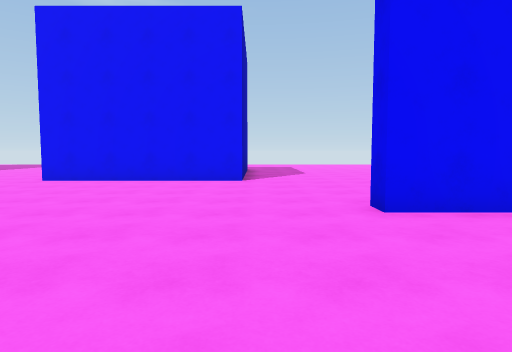
[1] (above)

24 first-person views from a walk through a Unity game level. The camera is 1.4 m above the floor, tilts 4° down and sees 75° across. The floor is counted in squares, 2 m on a side. Each view is taken from the middle of a square. On the plan, view 1 faces up. The plan holds only what a view shows up to about 10 squares ahead; the rest is blank. The place goes on beyond the plan. The player is left out.

[2]
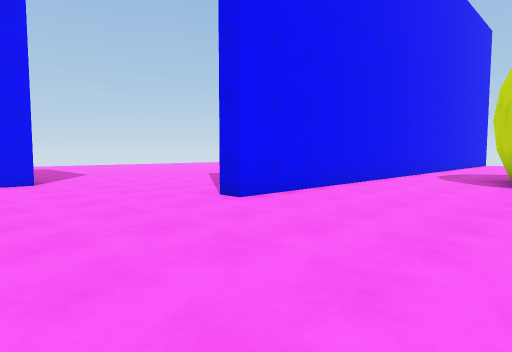

[3]
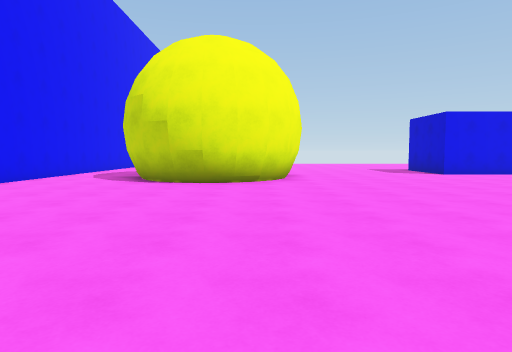

[4]
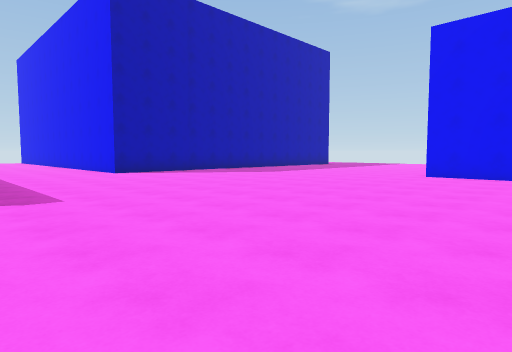

[5]
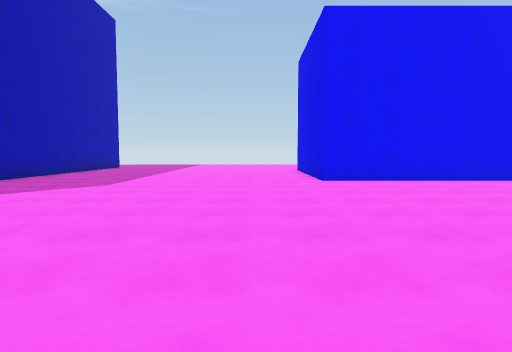

[6]
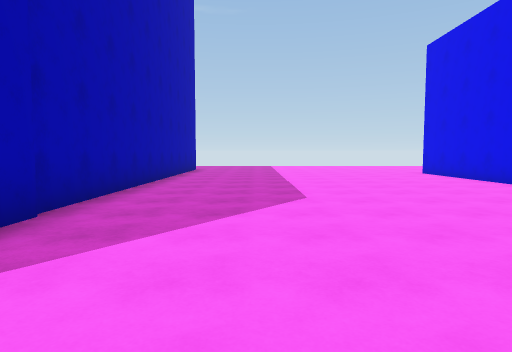

[7]
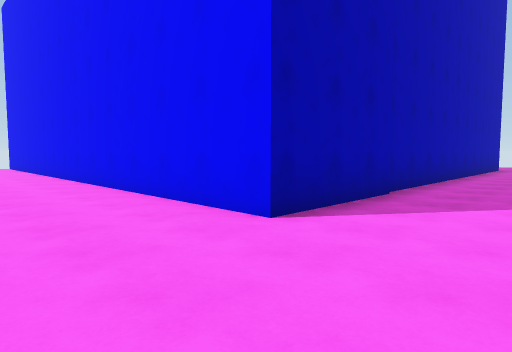

[8]
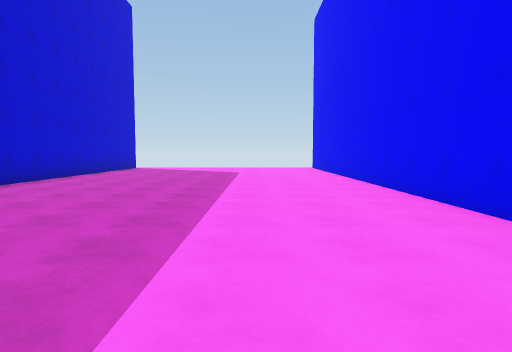

[9]
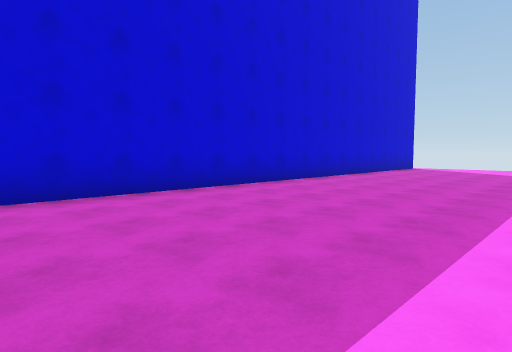

[10]
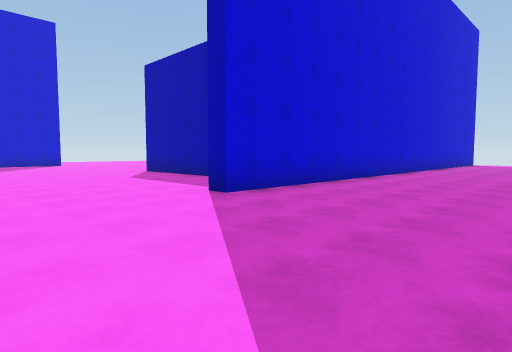

[11]
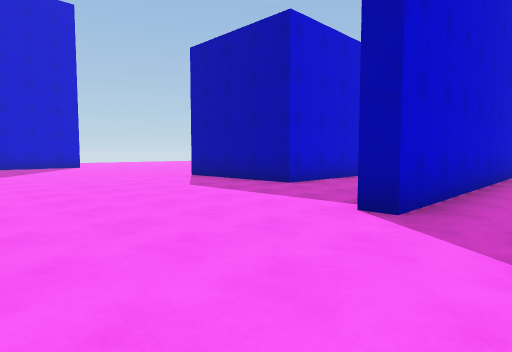

[12]
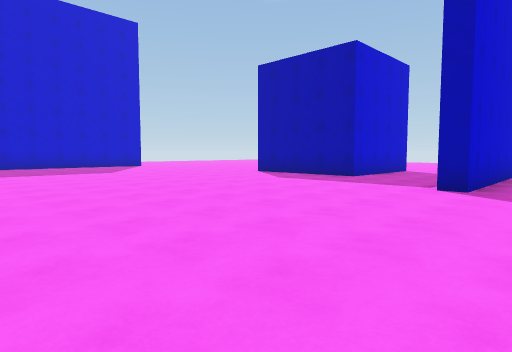

[13]
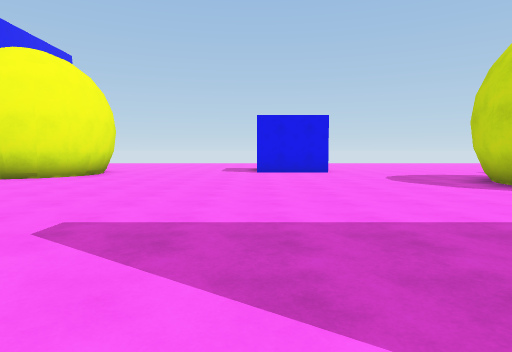

[14]
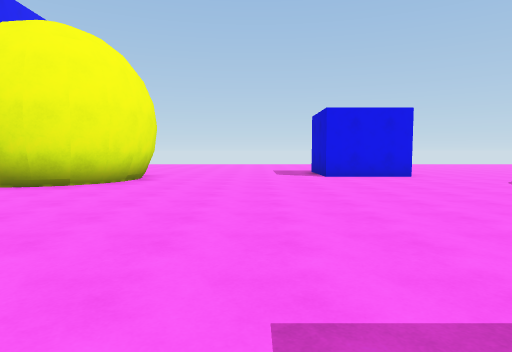

[15]
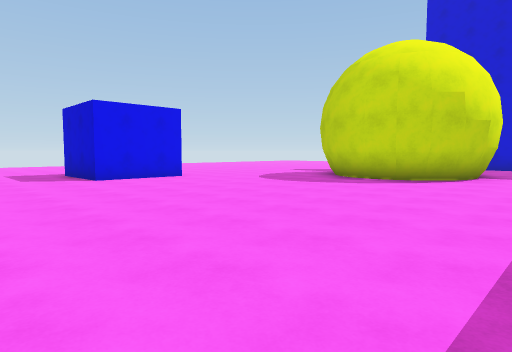

[16]
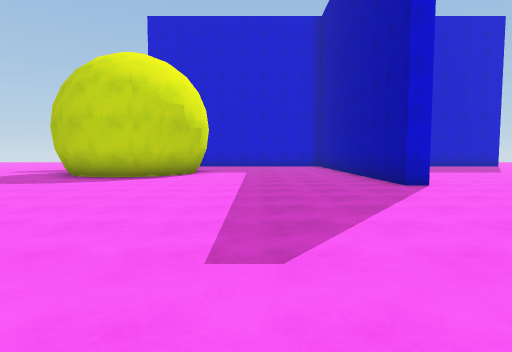

[17]
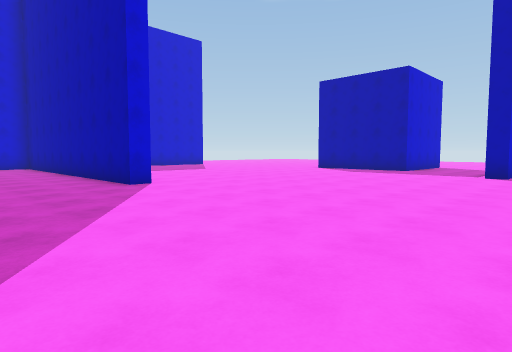

[18]
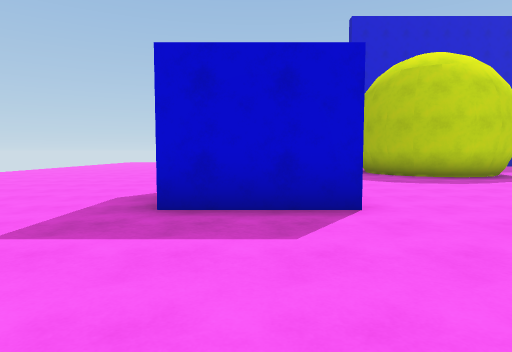

[19]
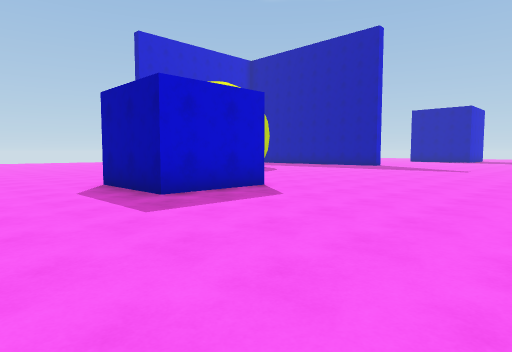

[20]
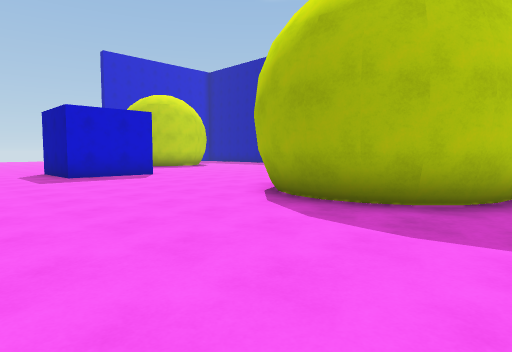

[21]
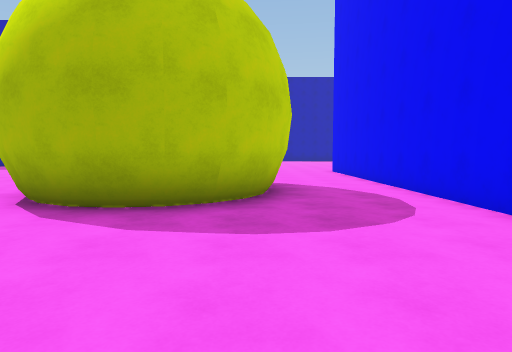

[22]
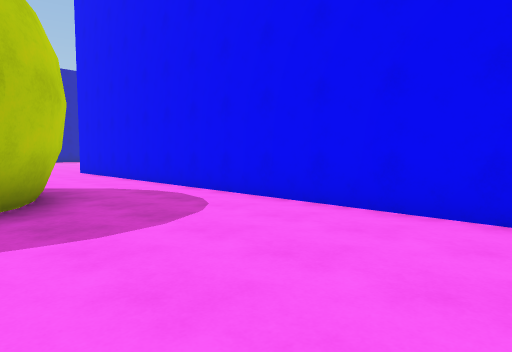

[23]
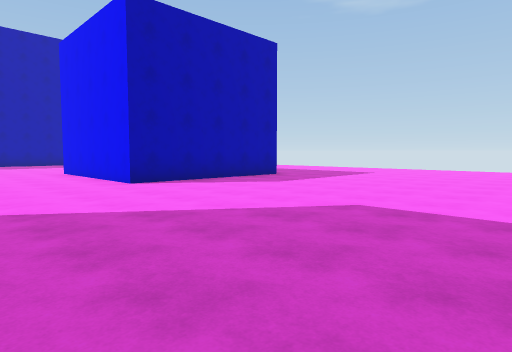

[24]
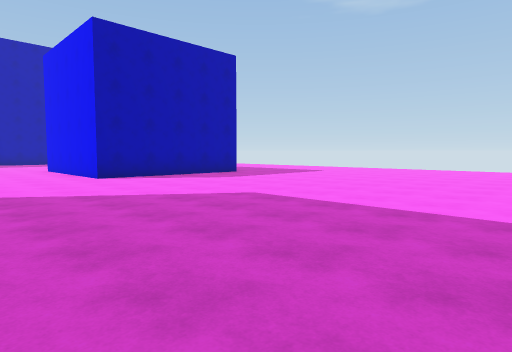

### Floor plan
Points are (right, up) in squares from view 1. A wall is a line through its corners. A room is listed if a view was taken in it or the views show most of it. See-through windows are left out.
Room 1 (views 1, 2, 3, 4, 5, 6, 7, 8, 9, 10, 11, 12, 13, 14, 15, 16, 17, 18, 19, 20, 21, 22, 23, 24)
walls: (-3.8, -11.1) (-3.2, -11.1) (-3.2, -14.5); (5.3, -0.9) (5.4, -0.3) (5.9, 0.6) (6.3, 1.1) (7.1, 1.5); (5.9, -2.2) (5.6, -1.5) (5.4, -0.7); (7.6, 1.3) (8.5, 1.2); (7.7, 1.6) (8.5, 1.4); (8.5, -3.1) (7.6, -3.2) (7, -3.1) (6.5, -2.9) (5.8, -2.2); (8.4, 1.4) (9.2, 1); (9.1, 1.1) (9.7, 0.5); (9.6, 0.7) (10, -0.1) (10.1, -0.7) (10, -1.5) (9.7, -2.1) (9.1, -2.7); (2, -14.6) (2.2, -14.1) (2.7, -13.6) (3.3, -13.3) (4, -13.2) (4.9, -13.3) (5.4, -13.5) (6, -14.2); (-0.3, 11.5) (-0.3, 8.3) (-5.3, 8.3) (-5.3, 11.5); (-16.2, -8.9) (-13, -8.9) (-13, -12.1); (8.7, -10.6) (8.7, -8) (11.2, -8) (11.2, -10.6); (-13.5, 11.5) (-13.5, 2.6) (-23, 2.6); (13.5, 3.9) (1.5, 3.9) (1.5, 4.4); (-23, -5.5) (-10.7, -5.5) (-10.7, -6)
low walls: (5.5, -0.9) (5.7, -0.3) (6, 0.5); (6.4, -2.5) (5.9, -2); (6.5, 1) (7.1, 1.3); (7.8, -3.1) (7.2, -3) (6.4, -2.6); (8.9, 1) (9.6, 0.3) (9.8, -0.2) (9.9, -0.7) (9.8, -1.5); (2.5, -14.2) (2.9, -13.8) (3.5, -13.5); (4.8, -13.5) (5.3, -13.8)

Where each view was taken, in squares from view 1:
view 1: 0 up, 0 right, facing up
view 2: 0 up, 2 left, facing up-right
view 3: 2 down, 2 left, facing right
view 4: 2 down, 2 left, facing up-left
view 5: 0 up, 7 left, facing up
view 6: 2 up, 11 left, facing up
view 7: 0 up, 11 left, facing up-left
view 8: 0 up, 13 left, facing left
view 9: 0 up, 13 left, facing down-left
view 10: 1 down, 7 left, facing down-left
view 11: 4 down, 7 left, facing down-left
view 12: 4 down, 4 left, facing down-left
view 13: 8 down, 3 left, facing right
view 14: 6 down, 1 left, facing right
view 15: 5 down, 0 right, facing down-right
view 16: 4 down, 0 right, facing down
view 17: 4 down, 0 right, facing down-left
view 18: 4 down, 10 right, facing down
view 19: 3 down, 14 right, facing down-left
view 20: 2 up, 14 right, facing down-left
view 21: 1 up, 14 right, facing left
view 22: 0 up, 14 right, facing up-left
view 23: 5 up, 7 right, facing up-left
view 24: 5 up, 9 right, facing up-left
